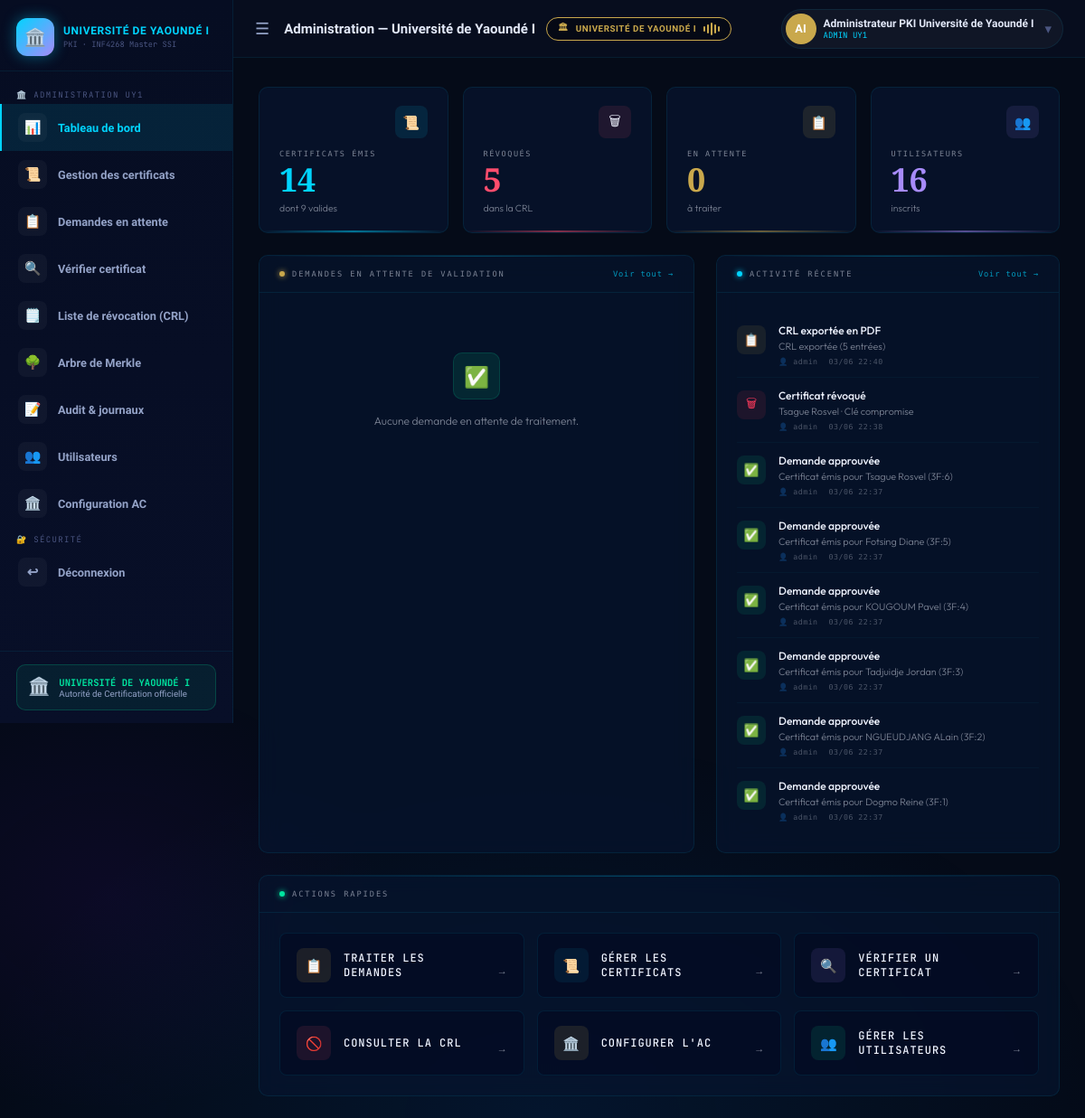
Screenshot of /dashboard/admin (signed in) with the database file from the repository.
### modules/models.py (models this page shows, shortened)
class User(UserMixin, db.Model):
    __tablename__ = 'users'
    id            = db.Column(db.Integer, primary_key=True)
    username      = db.Column(db.String(64), unique=True, nullable=False)
    email         = db.Column(db.String(120), unique=True, nullable=False)
    full_name     = db.Column(db.String(128), default='')
    matricule     = db.Column(db.String(50), default='')
    age           = db.Column(db.Integer, default=0)
    department    = db.Column(db.String(128), default='')
    status_type   = db.Column(db.String(30), default='etudiant')
    password_hash = db.Column(db.String(256), nullable=False)
    role          = db.Column(db.String(20), default='user')
    avatar_color  = db.Column(db.String(20), default='#00d4ff')
    created_at    = db.Column(db.DateTime, default=datetime.utcnow)
    last_login    = db.Column(db.DateTime, nullable=True)
    certificates  = db.relationship('Certificate', backref='owner', lazy=True)
    logs          = db.relationship('AuditLog', backref='user_ref', lazy=True)
    requests      = db.relationship('CertificateRequest',
                                   foreign_keys='CertificateRequest.user_id',
                                   backref='requester', lazy=True)
    def is_admin(self):
        return self.role == 'admin'
    def display_name(self):
        return self.full_name if self.full_name else self.username
    def initials(self):
        n = self.display_name()
        parts = n.split()
        if len(parts) >= 2:
            return (parts[0][0] + parts[-1][0]).upper()
        return n[:2].upper()

class AuditLog(db.Model):
    __tablename__ = 'audit_logs'
    id         = db.Column(db.Integer, primary_key=True)
    action     = db.Column(db.String(64))
    icon       = db.Column(db.String(10), default='📋')
    color      = db.Column(db.String(20), default='#00d4ff')
    title      = db.Column(db.String(128), default='')
    details    = db.Column(db.Text, default='')
    username   = db.Column(db.String(64), default='')
    user_id    = db.Column(db.Integer, db.ForeignKey('users.id'), nullable=True)
    created_at = db.Column(db.DateTime, default=datetime.utcnow)

### app.py (the view)
@app.route('/dashboard/admin')
@login_required
def dashboard_admin():
    if not current_user.is_admin():
        return redirect(url_for('dashboard_user'))
    ca = get_ca()
    total_certs = Certificate.query.count()
    valid_certs = Certificate.query.filter_by(status='VALID').count()
    revoked_certs = Certificate.query.filter_by(status='REVOKED').count()
    pending_requests = CertificateRequest.query.filter_by(status='PENDING').count()
    total_users = User.query.count()
    recent_requests = CertificateRequest.query.filter_by(status='PENDING').order_by(CertificateRequest.created_at.desc()).limit(5).all()
    recent_logs = AuditLog.query.order_by(AuditLog.created_at.desc()).limit(8).all()
    return render_template('dashboard_admin.html', ca=ca, total_certs=total_certs, valid_certs=valid_certs, revoked_certs=revoked_certs, pending_requests=pending_requests, total_users=total_users, recent_requests=recent_requests, recent_logs=recent_logs)

### app.py (called while the page is built)
@login_manager.user_loader
def load_user(uid):
    return db.session.get(User, int(uid))

def get_ca():
    return AuthorityCA.query.first()

def expiring_soon(days=30):
    limit = datetime.now(timezone.utc) + timedelta(days=days)
    return Certificate.query.filter(Certificate.status=='VALID', Certificate.expires_at!=None, Certificate.expires_at<=limit).count()

@app.context_processor
def inject_globals():
    ca = get_ca()
    notif_count = expiring_soon(30) if ca else 0
    pending_count = CertificateRequest.query.filter_by(status='PENDING').count() if ca and current_user.is_authenticated and current_user.is_admin() else 0
    return dict(
        ca_exists=bool(ca),
        notif_count=notif_count,
        pending_count=pending_count,
        reasons_labels=REASONS_LABELS,
        university_name="Université de Yaoundé I"
    )

### templates/dashboard_admin.html (shortened to what this page needs)
{% extends "base.html" %}
{% block page_title %}Administration — Université de Yaoundé I{% endblock %}
{% block content %}
<div class="adm-wrap">
  <div class="stats-row">
    <div class="stat-card c-cyan">
      <div class="stat-card-top"><div class="stat-icon">📜</div></div>
      <div class="stat-label">Certificats émis</div>
      <div class="stat-value">{{ total_certs }}</div>
      <div class="stat-sub">dont {{ valid_certs }} valides</div>
    </div>
    <div class="stat-card c-red">
      <div class="stat-card-top"><div class="stat-icon">🗑</div></div>
      <div class="stat-label">Révoqués</div>
      <div class="stat-value">{{ revoked_certs }}</div>
      <div class="stat-sub">dans la CRL</div>
    </div>
    <div class="stat-card c-gold">
      <div class="stat-card-top"><div class="stat-icon">📋</div></div>
      <div class="stat-label">En attente</div>
      <div class="stat-value">{{ pending_requests }}</div>
      <div class="stat-sub">à traiter</div>
    </div>
    <div class="stat-card c-purple">
      <div class="stat-card-top"><div class="stat-icon">👥</div></div>
      <div class="stat-label">Utilisateurs</div>
      <div class="stat-value">{{ total_users }}</div>
      <div class="stat-sub">inscrits</div>
    </div>
  </div>
  <div class="grid-2-1">
    <div class="adm-card" style="--ci:1">
      <div class="adm-card-header">
        <div class="adm-card-title">
          <span class="dot-c dot-gold"></span>
          Demandes en attente de validation
        </div>
        <a href="{{ url_for('pending_requests') }}" class="card-link">Voir tout →</a>
      </div>
      <div class="adm-card-body">
        {% if recent_requests %}
        <table class="adm-table">
          <thead>
            <tr>
              <th>N° Demande</th>
              <th>Demandeur</th>
              <th>Statut</th>
              <th>Date</th>
              <th></th>
            </tr>
          </thead>
          <tbody>
            {% for req in recent_requests %}
            <tr>
              <td><span class="mono-id">{{ req.request_number }}</span></td>
              <td>
                <div class="req-name">{{ req.full_name }}</div>
                <div class="req-mat">{{ req.matricule }}</div>
              </td>
              <td><span class="badge-pending">⏳ En attente</span></td>
              <td>{{ req.created_at.strftime('%d/%m/%Y') }}</td>
              <td>
                <a href="{{ url_for('pending_requests') }}#req-{{ req.id }}" class="btn-xs btn-ghost">Traiter</a>
              </td>
            </tr>
            {% endfor %}
          </tbody>
        </table>
        {% else %}
        <div class="empty-state">
          <div class="empty-icon">✅</div>
          <div class="empty-text">Aucune demande en attente de traitement.</div>
        </div>
        {% endif %}
      </div>
    </div>
    <div class="adm-card" style="--ci:2">
      <div class="adm-card-header">
        <div class="adm-card-title">
          <span class="dot-c dot-cyan"></span>
          Activité récente
        </div>
        <a href="{{ url_for('audit') }}" class="card-link">Voir tout →</a>
      </div>
      <div class="adm-card-body">
        <div class="timeline">
          {% for log in recent_logs %}
          <div class="tl-item">
            <div class="tl-dot" style="background: {{ log.color }}18; color: {{ log.color }};">
              {{ log.icon }}
            </div>
            <div class="tl-content">
              <div class="tl-title">{{ log.title }}</div>
              <div class="tl-detail">{{ log.details[:75] }}{% if log.details|length > 75 %}…{% endif %}</div>
              <div class="tl-meta">
                <span>👤 {{ log.username }}</span>
                <span>{{ log.created_at.strftime('%d/%m %H:%M') }}</span>
              </div>
            </div>
          </div>
          {% endfor %}
        </div>
      </div>
    </div>
  </div>
  <div class="adm-card" style="--ci:3">
    <div class="adm-card-header">
      <div class="adm-card-title">
        <span class="dot-c dot-green"></span>
        Actions rapides
      </div>
    </div>
    <div class="adm-card-body">
      <div class="actions-grid">
        <a href="{{ url_for('pending_requests') }}" class="action-card ac-gold">
          <div class="action-card-icon-wrap">📋</div>
          <div class="action-card-info"><div class="action-card-title">Traiter les demandes</div></div>
          <div class="action-card-arrow">→</div>
        </a>
        <a href="{{ url_for('certificates') }}" class="action-card ac-cyan">
          <div class="action-card-icon-wrap">📜</div>
          <div class="action-card-info"><div class="action-card-title">Gérer les certificats</div></div>
          <div class="action-card-arrow">→</div>
        </a>
        <a href="{{ url_for('verify') }}" class="action-card ac-purple">
          <div class="action-card-icon-wrap">🔍</div>
          <div class="action-card-info"><div class="action-card-title">Vérifier un certificat</div></div>
          <div class="action-card-arrow">→</div>
        </a>
        <a href="{{ url_for('view_crl') }}" class="action-card ac-red">
          <div class="action-card-icon-wrap">🚫</div>
          <div class="action-card-info"><div class="action-card-title">Consulter la CRL</div></div>
          <div class="action-card-arrow">→</div>
        </a>
        <a href="{{ url_for('admin_ca') }}" class="action-card ac-gold">
          <div class="action-card-icon-wrap">🏛️</div>
          <div class="action-card-info"><div class="action-card-title">Configurer l'AC</div></div>
          <div class="action-card-arrow">→</div>
        </a>
        <a href="{{ url_for('users') }}" class="action-card ac-green">
          <div class="action-card-icon-wrap">👥</div>
          <div class="action-card-info"><div class="action-card-title">Gérer les utilisateurs</div></div>
          <div class="action-card-arrow">→</div>
        </a>
      </div>
    </div>
  </div>
</div>
{% endblock %}

### templates/base.html (shortened to what this page needs)
<!DOCTYPE html>
<html lang="fr">
<head>
  <link rel="stylesheet" href="{{ url_for('static', filename='css/style.css') }}">
</head>
<body>
{% if current_user.is_authenticated %}
<aside class="sidebar" id="sidebar">
  <div class="sidebar-logo">
    <div class="sidebar-logo-icon">🏛️</div>
    <div class="sidebar-logo-text">
      <h2>UNIVERSITÉ DE YAOUNDÉ I</h2>
      <p>PKI · INF4268 Master SSI</p>
    </div>
  </div>
  <nav class="sidebar-nav">
    {% if current_user.is_admin() %}
      <div class="nav-section">🏛️ Administration UY1</div>
      <a href="{{ url_for('dashboard_admin') }}" class="nav-link {% if request.endpoint=='dashboard_admin' %}active{% endif %}">
        <div class="nav-icon">📊</div> <span>Tableau de bord</span>
      </a>
      <a href="{{ url_for('certificates') }}" class="nav-link {% if request.endpoint=='certificates' %}active{% endif %}">
        <div class="nav-icon">📜</div> <span>Gestion des certificats</span>
      </a>
      <a href="{{ url_for('pending_requests') }}" class="nav-link {% if request.endpoint=='pending_requests' %}active{% endif %}">
        <div class="nav-icon">📋</div> <span>Demandes en attente</span>
      </a>
      <a href="{{ url_for('verify') }}" class="nav-link {% if request.endpoint=='verify' %}active{% endif %}">
        <div class="nav-icon">🔍</div> <span>Vérifier certificat</span>
      </a>
      <a href="{{ url_for('view_crl') }}" class="nav-link {% if request.endpoint=='view_crl' %}active{% endif %}">
        <div class="nav-icon">🗒️</div> <span>Liste de révocation (CRL)</span>
      </a>
      <a href="{{ url_for('merkle_dashboard') }}" class="nav-link {% if request.endpoint=='merkle_dashboard' %}active{% endif %}">
        <div class="nav-icon">🌳</div> <span>Arbre de Merkle</span>
      </a>
      <a href="{{ url_for('audit') }}" class="nav-link {% if request.endpoint=='audit' %}active{% endif %}">
        <div class="nav-icon">📝</div> <span>Audit & journaux</span>
      </a>
      <a href="{{ url_for('users') }}" class="nav-link {% if request.endpoint=='users' %}active{% endif %}">
        <div class="nav-icon">👥</div> <span>Utilisateurs</span>
      </a>
      <a href="{{ url_for('admin_ca') }}" class="nav-link {% if request.endpoint=='admin_ca' %}active{% endif %}">
        <div class="nav-icon">🏛️</div> <span>Configuration AC</span>
      </a>
    {% endif %}
    <div class="nav-section">🔐 Sécurité</div>
    <a href="{{ url_for('logout') }}" class="nav-link">
      <div class="nav-icon">↩</div> <span>Déconnexion</span>
    </a>
  </nav>
  <div class="sidebar-footer">
    <div class="sidebar-status">
      <div class="status-icon">🏛️</div>
      <div>
        <div class="status-title">UNIVERSITÉ DE YAOUNDÉ I</div>
        <div class="status-desc">Autorité de Certification officielle</div>
      </div>
    </div>
  </div>
</aside>
<div class="topbar" id="topbar">
  <button class="topbar-menu-btn" id="menuBtn" onclick="toggleSidebar()">☰</button>
  <div class="topbar-title">
    {% block page_title %}PKI Université de Yaoundé I{% endblock %}
    {% if ca_exists %}
    <div class="topbar-ca-badge">
      🏛 <span class="topbar-ca-text">UNIVERSITÉ DE YAOUNDÉ I</span>
      <div class="wave">
        <span></span><span></span><span></span><span></span><span></span>
      </div>
    </div>
    {% endif %}
  </div>
  <div class="topbar-actions">
    <a href="{{ url_for('profile') }}" class="user-pill">
      <div class="user-avatar" style="background:{{ current_user.avatar_color }};">
        {{ current_user.initials() }}
      </div>
      <div class="user-pill-info">
        <div class="user-name">{{ current_user.display_name() }}</div>
        <div class="user-role">{% if current_user.is_admin() %}ADMIN UY1{% else %}{{ current_user.get_status_label() }}{% endif %}</div>
      </div>
      <span style="color:var(--muted);margin-left:4px;">▾</span>
    </a>
  </div>
</div>
<div class="main-wrapper" id="mainWrapper">
  <div class="flash-zone">
  </div>
  <div class="page-content">
    {% block content %}{% endblock %}
  </div>
</div>
{% endif %}
</body>
</html>

### rows the page displays
User: initials "AI", display_name "Administrateur PKI Université de Yaoundé I"
AuditLog: icon "📋", title "CRL exportée en PDF", details "CRL exportée (5 entrées)", username "admin", created_at "03/06 22:40"
AuditLog: icon "🗑", title "Certificat révoqué", details "Tsague Rosvel · Clé compromise", username "admin", created_at "03/06 22:38"
AuditLog: icon "✅", title "Demande approuvée", details "Certificat émis pour Tsague Rosvel (3F:6)", username "admin", created_at "03/06 22:37"
AuditLog: icon "✅", title "Demande approuvée", details "Certificat émis pour Fotsing Diane (3F:5)", username "admin", created_at "03/06 22:37"
AuditLog: icon "✅", title "Demande approuvée", details "Certificat émis pour KOUGOUM Pavel (3F:4)", username "admin", created_at "03/06 22:37"
AuditLog: icon "✅", title "Demande approuvée", details "Certificat émis pour Tadjuidje Jordan (3F:3)", username "admin", created_at "03/06 22:37"
AuditLog: icon "✅", title "Demande approuvée", details "Certificat émis pour NGUEUDJANG ALain (3F:2)", username "admin", created_at "03/06 22:37"
AuditLog: icon "✅", title "Demande approuvée", details "Certificat émis pour Dogmo Reine (3F:1)", username "admin", created_at "03/06 22:37"

### other values shown
{{ total_certs }} "14"
{{ valid_certs }} "9"
{{ revoked_certs }} "5"
{{ pending_requests }} "0"
{{ total_users }} "16"
